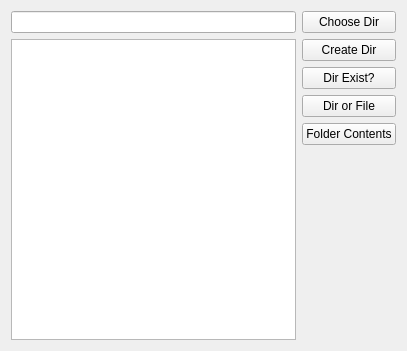
<?xml version="1.0" encoding="UTF-8"?>
<ui version="4.0">
 <class>Widget</class>
 <widget class="QWidget" name="Widget">
  <property name="geometry">
   <rect>
    <x>0</x>
    <y>0</y>
    <width>407</width>
    <height>351</height>
   </rect>
  </property>
  <property name="windowTitle">
   <string>Widget</string>
  </property>
  <layout class="QHBoxLayout" name="horizontalLayout">
   <item>
    <layout class="QVBoxLayout" name="verticalLayout">
     <item>
      <widget class="QLineEdit" name="lineEdit"/>
     </item>
     <item>
      <widget class="QListWidget" name="listWidget"/>
     </item>
    </layout>
   </item>
   <item>
    <layout class="QVBoxLayout" name="verticalLayout_2">
     <item>
      <widget class="QPushButton" name="pushButton">
       <property name="text">
        <string>Choose Dir</string>
       </property>
      </widget>
     </item>
     <item>
      <widget class="QPushButton" name="pushButton_2">
       <property name="text">
        <string>Create Dir</string>
       </property>
      </widget>
     </item>
     <item>
      <widget class="QPushButton" name="pushButton_3">
       <property name="text">
        <string>Dir Exist?</string>
       </property>
      </widget>
     </item>
     <item>
      <widget class="QPushButton" name="pushButton_4">
       <property name="text">
        <string>Dir or File</string>
       </property>
      </widget>
     </item>
     <item>
      <widget class="QPushButton" name="pushButton_5">
       <property name="text">
        <string>Folder Contents</string>
       </property>
      </widget>
     </item>
     <item>
      <spacer name="verticalSpacer">
       <property name="orientation">
        <enum>Qt::Vertical</enum>
       </property>
       <property name="sizeHint" stdset="0">
        <size>
         <width>20</width>
         <height>40</height>
        </size>
       </property>
      </spacer>
     </item>
    </layout>
   </item>
  </layout>
 </widget>
 <resources/>
 <connections/>
</ui>
